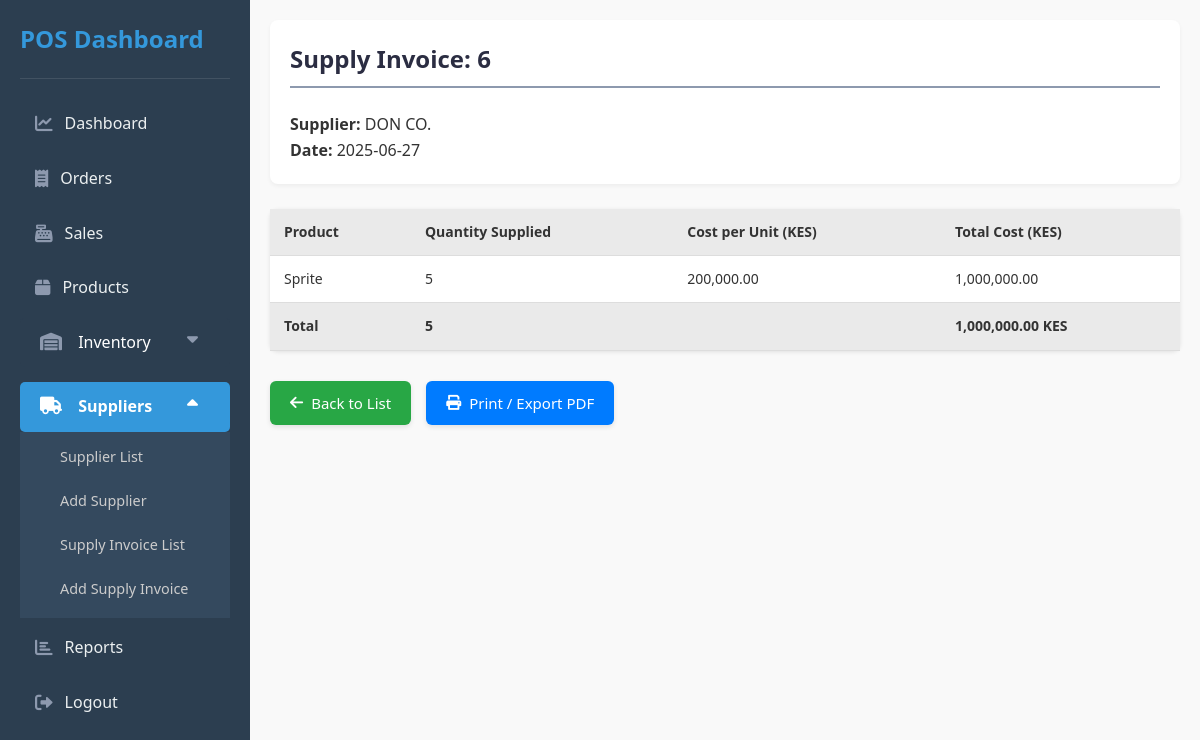
/supply_invoice_view.php?id=8, run on the app's committed database.
### tables this page shows
CREATE TABLE IF NOT EXISTS `supply_invoices` (
  `id` int NOT NULL AUTO_INCREMENT,
  `invoice_number` varchar(50) NOT NULL,
  `supplier_id` int NOT NULL,
  `invoice_date` date NOT NULL,
  `total_amount` int NOT NULL,
  `created_by` varchar(50) DEFAULT NULL,
  `created_at` timestamp NULL DEFAULT CURRENT_TIMESTAMP,
  PRIMARY KEY (`id`)
);

CREATE TABLE IF NOT EXISTS `suppliers` (
  `id` int NOT NULL AUTO_INCREMENT,
  `supplier_name` varchar(100) NOT NULL,
  `contact_person` varchar(100) DEFAULT NULL,
  `email` varchar(100) DEFAULT NULL,
  `phone` varchar(20) DEFAULT NULL,
  `company_name` varchar(100) NOT NULL,
  `address` text,
  `notes` text,
  `status` enum('Active','Inactive') DEFAULT 'Active',
  `created_at` timestamp NULL DEFAULT CURRENT_TIMESTAMP,
  PRIMARY KEY (`id`)
);

CREATE TABLE IF NOT EXISTS `supply_invoice_items` (
  `id` int NOT NULL AUTO_INCREMENT,
  `invoice_id` int NOT NULL,
  `product_id` int NOT NULL,
  `quantity` int NOT NULL,
  `unit_price` decimal(10,2) NOT NULL,
  `total_price` decimal(10,2) NOT NULL,
  PRIMARY KEY (`id`),
  KEY `invoice_id` (`invoice_id`),
  KEY `product_id` (`product_id`)
);

CREATE TABLE IF NOT EXISTS `products` (
  `id` int NOT NULL AUTO_INCREMENT,
  `product_name` varchar(100) NOT NULL,
  `price` int NOT NULL,
  `stock` int NOT NULL,
  `image` varchar(255) NOT NULL DEFAULT 'placeholder.jpg',
  `created_at` timestamp NOT NULL DEFAULT CURRENT_TIMESTAMP,
  `tax` int NOT NULL,
  PRIMARY KEY (`id`),
  UNIQUE KEY `name` (`product_name`),
  UNIQUE KEY `product_name` (`product_name`)
);

### supply_invoice_view.php (the view, shortened to what this page needs)
<?php
$conn = new mysqli("localhost", "root", "", "pos");
$invoice_id = (int)$_GET['id'];
$invoice_sql = "SELECT si.*, si.invoice_date, s.company_name AS supplier_name
                FROM supply_invoices si
                JOIN suppliers s ON si.supplier_id = s.id
                WHERE si.id = $invoice_id";
$invoice_result = $conn->query($invoice_sql);
$invoice = $invoice_result->fetch_assoc();
$items_sql = "SELECT sii.*, p.product_name
              FROM supply_invoice_items sii
              JOIN products p ON sii.product_id = p.id
              WHERE sii.invoice_id = $invoice_id";
$items_result = $conn->query($items_sql);
?>
<!DOCTYPE html>
<html lang="en">
<head>
    <link rel="stylesheet" href="styles.css" />
    <link rel="stylesheet" href="https://cdnjs.cloudflare.com/ajax/libs/font-awesome/6.0.0-beta3/css/all.min.css" />
</head>
<body>
<div id="wrapper">
    <aside id="sidebar">
        <div class="sidebar-header">
            <h1>POS Dashboard</h1>
        </div>
            <ul class="sidebar-menu">
                <li><a href="admin-dashboard.php"><i class="fas fa-chart-line"></i> Dashboard</a></li>
                <li><a href="admin-orders.php" ><i class="fas fa-receipt"></i> Orders</a></li>
                <li><a href="admin-sales.php" ><i class="fas fa-cash-register"></i> Sales</a></li>
                <li><a href="admin-products.php" ><i class="fas fa-box"></i> Products</a></li>
                <li class="dropdown open">
                    <li class="dropdown ">
                        <a href="#" class="dropdown-toggle">
                            <i class="fas fa-warehouse"></i> Inventory
                            <i class="fas fa-caret-down caret-icon" style="float: right;"></i>
                        </a>
                </li>
                    <li class="dropdown open">
                    <a href="#" class="dropdown-toggle active">
                        <i class="fas fa-truck"></i> Suppliers
                        <i class="fas fa-caret-down caret-icon" style="float: right;"></i>
                    </a>
                    <ul class="dropdown-menu">
                        <li><a href="admin-suppliers.php">Supplier List</a></li>
                        <li><a href="add-supplier.php">Add Supplier</a></li>
                        <li><a href="supply_invoices_list.php">Supply Invoice List</a></li>
                        <li><a href="add_supply_invoice.php">Add Supply Invoice</a></li>
                    </ul>
                </li>
                <li><a href="sales-report.php"><i class="fas fa-chart-bar"></i> Reports</a></li>
                <li><a href="admin-logout.php"><i class="fas fa-sign-out-alt"></i> Logout</a></li>
            </ul>
    </aside>
    <div id="main-content">
        <div class="invoice-header">
            <h2>Supply Invoice: <?= htmlspecialchars($invoice['invoice_number']) ?></h2>
            <p><strong>Supplier:</strong> <?= htmlspecialchars($invoice['supplier_name']) ?></p>
            <p><strong>Date:</strong> <?= htmlspecialchars($invoice['invoice_date']) ?></p>
        </div>
        <table>
            <thead>
                <tr>
                    <th>Product</th>
                    <th>Quantity Supplied</th>
                    <th>Cost per Unit (KES)</th>
                    <th>Total Cost (KES)</th>
                </tr>
            </thead>
            <tbody>
                <?php
                $grand_total = 0;
                $total_qty = 0;
                while ($item = $items_result->fetch_assoc()):
                    $total = $item['quantity'] * $item['unit_price'];
                    $grand_total += $total;
                    $total_qty += $item['quantity'];
                ?>
                <tr>
                    <td><?= htmlspecialchars($item['product_name']) ?></td>
                    <td><?= $item['quantity'] ?></td>
                    <td><?= number_format($item['unit_price'], 2) ?></td>
                    <td><?= number_format($total, 2) ?></td>
                </tr>
                <?php endwhile; ?>
                <tr>
                    <th>Total</th>
                    <th><?= $total_qty ?></th>
                    <th></th>
                    <th><?= number_format($grand_total, 2) ?> KES</th>
                </tr>
            </tbody>
        </table>
        <div class="button-group">
            <a href="supply_invoices_list.php" class="btn-back"><i class="fas fa-arrow-left"></i> Back to List</a>
            <a href="generate_invoice_pdf.php?id=<?= $invoice_id ?>" class="btn-print" target="_blank">
                <i class="fas fa-print"></i> Print / Export PDF
            </a>
        </div>
    </div>
</div>
</body>
</html>

### styles.css (style rules this page uses)
* { margin: 0; padding: 0; box-sizing: border-box; }
body { font-family: 'Segoe UI', Roboto, 'Helvetica Neue', Arial, sans-serif; background-color: #f0f2f5; color: #333; line-height: 1.6; height: 100vh; overflow: hidden; }
a { text-decoration: none; color: inherit; }
ul { list-style: none; }
#wrapper { display: flex; height: 100vh; }
#sidebar { width: 250px; background-color: #2c3e50; color: #ecf0f1; padding: 20px; display: flex; flex-direction: column; box-shadow: 2px 0 10px rgba(0, 0, 0, 0.1); overflow-y: auto; flex-shrink: 0; }
.sidebar-header { display: flex; align-items: center; padding-bottom: 20px; border-bottom: 1px solid rgba(255, 255, 255, 0.1); margin-bottom: 20px; }
.sidebar-header h1 { font-size: 1.5em; margin: 0; color: #3498db; }
.sidebar-menu { flex-grow: 1; }
.sidebar-menu li { margin-bottom: 5px; }
.sidebar-menu a { display: flex; align-items: center; padding: 12px 15px; color: #ecf0f1; border-radius: 5px; transition: background-color 0.2s ease, color 0.2s ease; font-weight: 500; }
.sidebar-menu a i { margin-right: 12px; font-size: 1.1em; color: #8d99ae; }
.sidebar-menu a.active { background-color: #3498db; color: #fff; font-weight: 600; }
.sidebar-menu a.active i { color: #fff; }
#main-content { flex-grow: 1; display: flex; flex-direction: column; background-color: #f0f2f5; overflow-y: auto; padding: 0; }
h2 { color: #2b2d42; margin-top: 0; margin-bottom: 1.5rem; border-bottom: 2px solid #8d99ae; padding-bottom: 0.5rem; }

### supply_invoice_view.php (style rules this page uses)
body { font-family: 'Segoe UI', sans-serif; margin: 0; background-color: #f4f4f4; }
#wrapper { display: flex; }
#main-content { flex: 1; padding: 20px; background-color: #f9f9f9; min-height: 100vh; }
.invoice-header { background: #fff; padding: 20px; margin-bottom: 25px; border-radius: 8px; box-shadow: 0 2px 4px rgba(0,0,0,0.05); }
table { width: 100%; background: #fff; border-collapse: collapse; border-radius: 8px; box-shadow: 0 1px 4px rgba(0,0,0,0.1); margin-bottom: 20px; }
th, td { padding: 12px 14px; border-bottom: 1px solid #ddd; text-align: left; font-size: 14px; }
th { background: #eaeaea; color: #333; }
.btn-back, .btn-print { display: inline-flex; align-items: center; gap: 8px; padding: 10px 20px; font-size: 15px; font-weight: 500; border: none; border-radius: 6px; text-decoration: none; box-shadow: 0 2px 5px rgba(0,0,0,0.1); transition: all 0.3s ease; }
.btn-back { background-color: #28a745; color: #fff; }
.btn-print { background-color: #007bff; color: #fff; }
.button-group { display: flex; gap: 15px; margin-top: 10px; flex-wrap: wrap; }
.dropdown { position: relative; }
.dropdown ul { left: 20px; top: 100%; background: #f8f8f8; list-style: none; padding: 5px; }
.dropdown ul li a { display: block; padding: 5px 10px; color: #333; text-decoration: none; }
.sidebar-menu .dropdown-menu { overflow: hidden; max-height: 0; opacity: 0; transition: max-height 0.6s ease, opacity 0.6s ease; flex-direction: column; background-color: #34495e; font-size: 0.9em; padding-left: 10px; }
.sidebar-menu .dropdown.open .dropdown-menu { max-height: 600px; opacity: 1; }
.sidebar-menu .dropdown-toggle { display: block; width: 100%; padding: 12px 20px; color: #fff; text-align: left; border: none; background-color: #2c3e50; cursor: pointer; font-size: 1em; }
.caret-icon { transition: transform 0.6s ease; }
.dropdown.open .caret-icon { transform: rotate(180deg); }
.sidebar-menu .dropdown-menu li a { padding: 8px 30px; color: #ccc; display: block; }

### data on the page
supply_invoices: invoice_number "6", supplier.company_name "DON CO.", invoice_date "2025-06-27"
supply_invoice_items: product.product_name "Sprite", quantity "5", unit_price "200,000.00", total "1,000,000.00"

### other printed values
$total_qty "5"
$grand_total "1,000,000.00"
